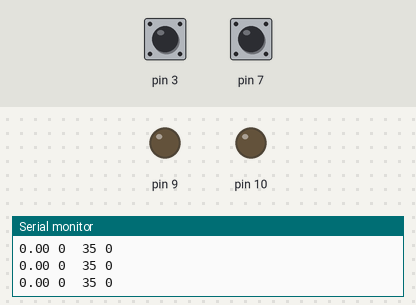
The sketch below on a simulated Arduino Uno, built with avr-gcc and run on an emulated ATmega328P. On the bench: output pins drawn as LEDs (lit = HIGH), the last lines printed to the serial monitor. The inputs (shaded band) are chosen by the test bench; at power-on: pin 3 HIGH, pin 7 HIGH.

Above: at 1.2 s.
1.3 s: pin 3 pulled LOW for 1 s
At 2.17 s:
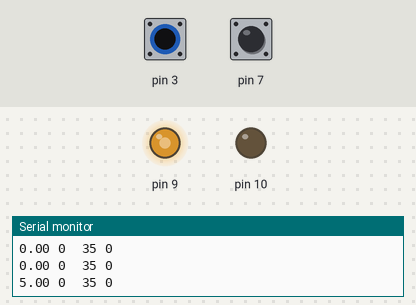
At 4.3 s:
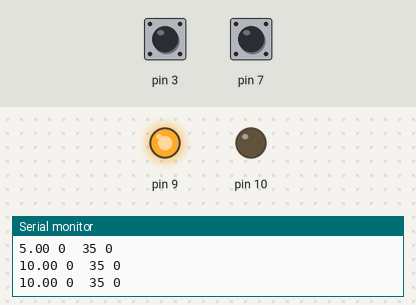
Timing chart, 0 to 13.5 s (numbered marks = the images above; inputs shaded):
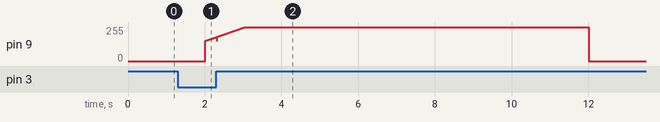

The sketch:

motor_pid.ino
```cpp
#include "PID_v1.h"


double enc_speed, goal_speed, pwm_output;
double Kp=30, Ki=20, Kd=0;

PID motorPID(&enc_speed, &pwm_output, &goal_speed, Kp, Ki, Kd, DIRECT);


typedef struct
{
  int32_t  counter;

  int32_t  speed;
  int32_t  start_counter;

  int32_t  on_time;
  uint32_t start_time;

  double   pwm_out;

  uint8_t  enc_pin[2];
  uint8_t  mot_pin[2];
} motor_t;


motor_t motor;


void setup()
{
  motor.counter = 0;
  motor.on_time = 8000;
  motor.speed = 0;
  motor.pwm_out = 0;
  motor.enc_pin[0] = 3;
  motor.enc_pin[1] = 7;
  motor.mot_pin[0] = 9;
  motor.mot_pin[1] = 10;


  pinMode(motor.enc_pin[0], INPUT_PULLUP);
  pinMode(motor.enc_pin[1], INPUT_PULLUP);

  attachInterrupt(digitalPinToInterrupt(motor.enc_pin[0]), motor_isr, CHANGE);

  analogWrite(motor.mot_pin[0], 0);
  analogWrite(motor.mot_pin[1], 0);


  // PID Setting
  //
  motorPID.SetSampleTime(10);
  motorPID.SetOutputLimits(0, 255);
  motorPID.SetMode(AUTOMATIC);
  goal_speed = 0;

  Serial.begin(115200);
}

void loop()
{
  static uint8_t state = 0;
  static uint32_t pre_time = millis();
  static uint32_t pre_time_log = millis();
  static uint32_t pre_time_delay = millis();
  static uint8_t  pwm = 0;
  static uint32_t pre_time_pid = millis();


  switch(state)
  {
    case 0:
      if (millis()-pre_time_delay >= 2000)
      {
        pre_time_delay = millis();
        state = 1;
        goal_speed = 5;
      }
      break;

    case 1:
      if (millis()-pre_time_delay >= 2000)
      {
        pre_time_delay = millis();
        state = 2;
        goal_speed = 10;
      }
      break;

    case 2:
      if (millis()-pre_time_delay >= 2000)
      {
        pre_time_delay = millis();
        state = 3;
        goal_speed = 15;
      }
      break;
    case 3:
      if (millis()-pre_time_delay >= 2000)
      {
        pre_time_delay = millis();
        state = 4;
        goal_speed = 20;
      }
      break;
    case 4:
      if (millis()-pre_time_delay >= 2000)
      {
        pre_time_delay = millis();
        state = 5;
        goal_speed = 25;
      }
      break;
    case 5:
      if (millis()-pre_time_delay >= 2000)
      {
        pre_time_delay = millis();
        state = 5;
        goal_speed = 0;
      }
      break;
  }

  enc_speed = (double)motor.speed;
  if (motorPID.Compute() == true)
  {
    pwm = constrain(pwm_output, 0, 255);

    if (goal_speed == 0) pwm = 0;
    analogWrite(motor.mot_pin[0], pwm);
    //analogWrite(motor.mot_pin[0], 50);
  }

  // Encoder Speed Update
  if (millis()-pre_time >= 10)
  {
    pre_time = millis();
    motor.speed = motor.counter - motor.start_counter;
    motor.start_counter = motor.counter;
  }

  // Log
  if (millis()-pre_time_log >= 100)
  {
    pre_time_log = millis();

    Serial.print(goal_speed);
    Serial.print(" 0 ");
    //Serial.print(motor.on_time);
    Serial.print(" 35 ");
    Serial.print(motor.speed);
    Serial.print("  ");
    //Serial.print(motor.pwm_out);
    //Serial.print(pwm);
    Serial.print("  ");
    //Serial.println(motor.counter);
    //Serial.println(err);
    Serial.println();
  }

}


void motor_isr(void)
{
  motor_enc_count();
}

void motor_enc_count(void)
{
  uint8_t enc_bit = 0;

    if (digitalRead(motor.enc_pin[0]) == HIGH)
    {
      motor.on_time = micros() - motor.start_time;
      motor.start_time = micros();
      enc_bit |= (1<<0);
    }
    else
    {

    }
    if (digitalRead(motor.enc_pin[1]) == HIGH)
    {
      enc_bit |= (1<<1);
    }

    switch(enc_bit)
    {
      case 0x01:
      case 0x02:
        motor.counter--;
        break;

      default:
        motor.counter++;
        break;
    }
}
```
